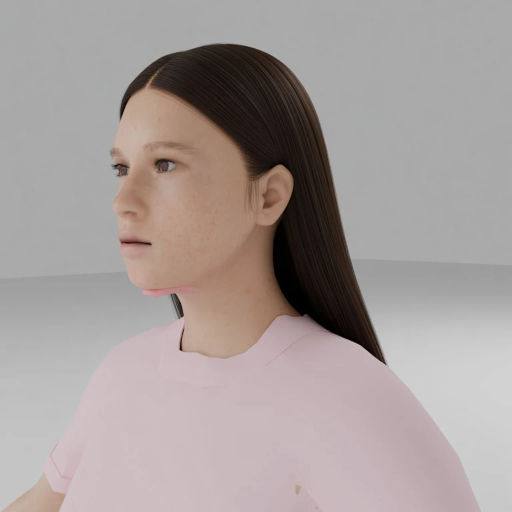
#> input picture tools/openclinxr/hair-groom-2/targets/target-three_quarter-a1.png, 1024 x 1024 px, found by its file name (shown at 1/2 size)
$ python crop_check.py
#> lines starting #> are read from the running program, lines starting #| are printed output that depends on the picture
#!/usr/bin/env python3
"""Quick native-1024 crop check: rows target|groom5|groom6."""
from pathlib import Path

from PIL import Image, ImageDraw

ROOT = Path("/Users/patrick/.grok/worktrees/src-openclinxr/hair-tgt2")
E6 = ROOT / "tools/openclinxr/evidence/hair-groom6"
E5 = ROOT / "tools/openclinxr/evidence/hair-groom5"
SCR = Path("/Volumes/files/src/openclinxr/.openclinxr/scratch"
           "/target-views/aisha-v3")
TGT = {"front": "target-front-a1.png",
       "three_quarter": "target-three_quarter-a1.png",
       "profile_90": "target-profile.png", "back": "target-back.png"}
CROPS = {"q_ear": ("three_quarter", (380, 660, 330, 610)),
         "p_ear": ("profile_90", (250, 530, 270, 550)),
         "crown": ("back", (412, 636, 140, 364)),
         "hemL": ("back", (261, 337, 690, 830)),
         "hemR": ("back", (690, 766, 690, 830)),
         "nape": ("back", (440, 585, 480, 640))}
ROWS = [("target", None), ("groom5", E5 / "renders-studio"),
        ("groom6", E6 / "renders-studio")]
cnames = list(CROPS.keys())
cw = max(c[1][1] - c[1][0] for c in CROPS.values())
ch = max(c[1][3] - c[1][2] for c in CROPS.values())
LW = 120
img = Image.new("RGB", (LW + len(cnames) * (cw + 8), 3 * (ch + 8) + 30),
                (18, 18, 18))
#> img: PIL image 1848x894 RGB; every value is 18
dc = ImageDraw.Draw(img)
for j, cn in enumerate(cnames):
    v, (c0, c1, r0, r1) = CROPS[cn]
    dc.text((LW + j * (cw + 8) + 8, 5), cn, fill=(240, 240, 240))
    for i, (label, src) in enumerate(ROWS):
        im = Image.open(SCR / TGT[v]).convert("RGB") if src is None \
            else Image.open(src / (v + ".png")).convert("RGB")
#> im is the input picture: PIL image 1024x1024 RGB; mean R, G, B 166, 156.8, 154.8
        cell = Image.new("RGB", (cw, ch), (18, 18, 18))
#> cell: PIL image 280x280 RGB; every value is 18
        cell.paste(im.crop((c0, r0, c1, r1)), (0, 0))
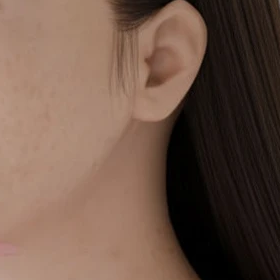
#> cell: PIL image 280x280 RGB; mean R, G, B 110.5, 85.6, 72
        img.paste(cell, (LW + j * (cw + 8), 30 + i * (ch + 8)))
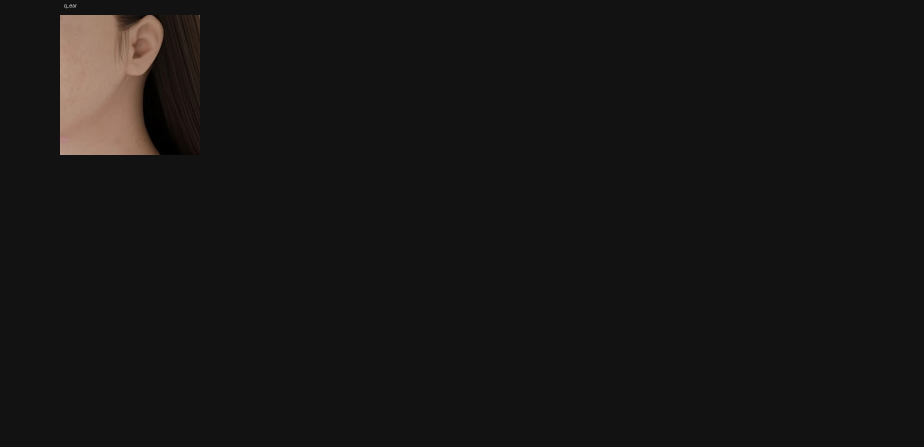
#> img: PIL image 1848x894 RGB (shown at 1/2 size); mean R, G, B 22.4, 21.2, 20.6
#> (the run stopped early here; a loop or call above may not have finished)

$ run again, with tools/openclinxr/hair-groom-2/targets/target-back-a1.png copied over tools/openclinxr/hair-groom-2/targets/target-three_quarter-a1.png
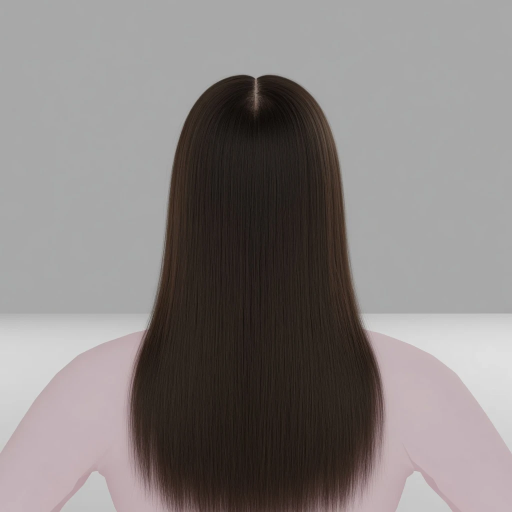
#> input picture tools/openclinxr/hair-groom-2/targets/target-back-a1.png, 1024 x 1024 px, found by its file name (shown at 1/2 size)
#> im is the input picture: PIL image 1024x1024 RGB; mean R, G, B 134.9, 129.4, 128.3
#> `cell.paste(im.crop((c0, r0, c1, r1)), (0, 0))`:
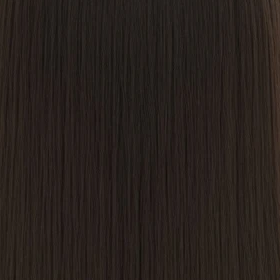
#> cell: PIL image 280x280 RGB; mean R, G, B 39.9, 32.3, 28.3
#> `img.paste(cell, (LW + j * (cw + 8), 30 + i * (ch + 8)))`:
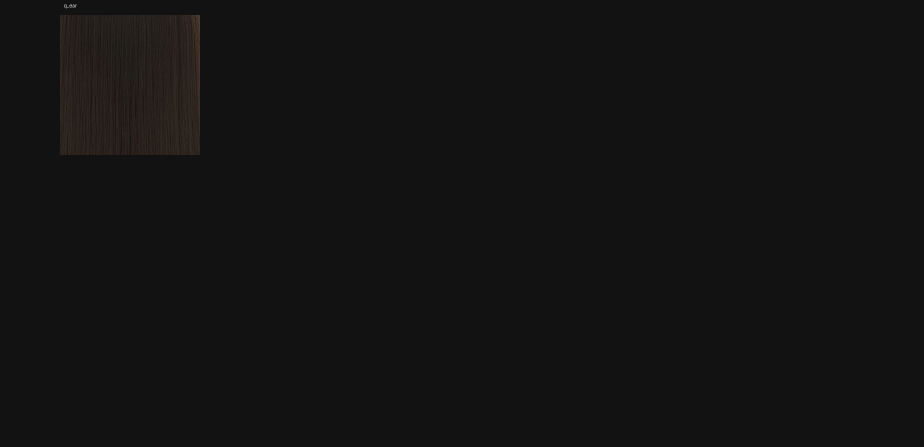
#> img: PIL image 1848x894 RGB (shown at 1/2 size); mean R, G, B 19, 18.7, 18.5

$ run again, with tools/openclinxr/hair-groom-2/targets/target-profile-a1.png copied over tools/openclinxr/hair-groom-2/targets/target-three_quarter-a1.png
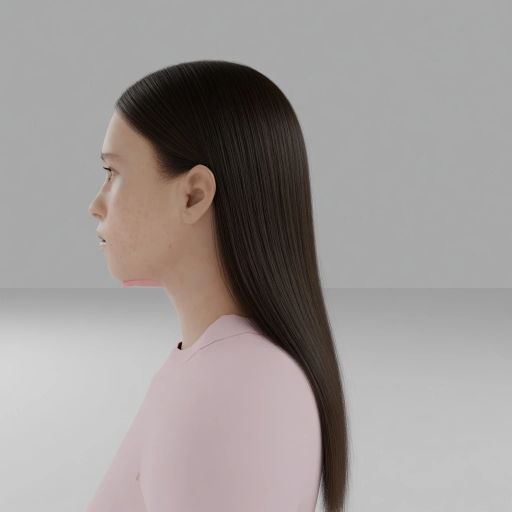
#> input picture tools/openclinxr/hair-groom-2/targets/target-profile-a1.png, 1024 x 1024 px, found by its file name (shown at 1/2 size)
#> im is the input picture: PIL image 1024x1024 RGB; mean R, G, B 158.1, 152.7, 151.2
#> `cell.paste(im.crop((c0, r0, c1, r1)), (0, 0))`:
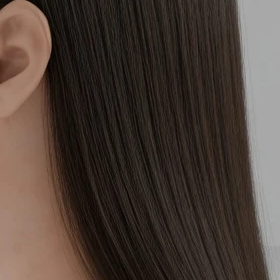
#> cell: PIL image 280x280 RGB; mean R, G, B 75.8, 62.9, 55.4
#> `img.paste(cell, (LW + j * (cw + 8), 30 + i * (ch + 8)))`:
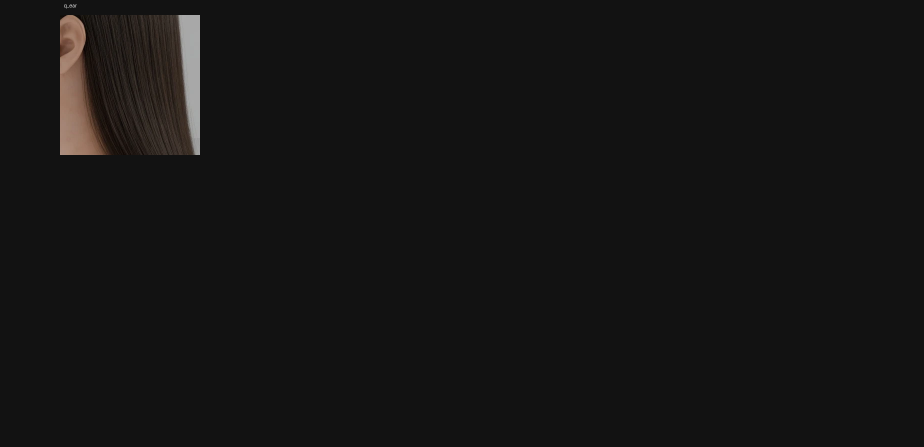
#> img: PIL image 1848x894 RGB (shown at 1/2 size); mean R, G, B 20.7, 20.1, 19.8
